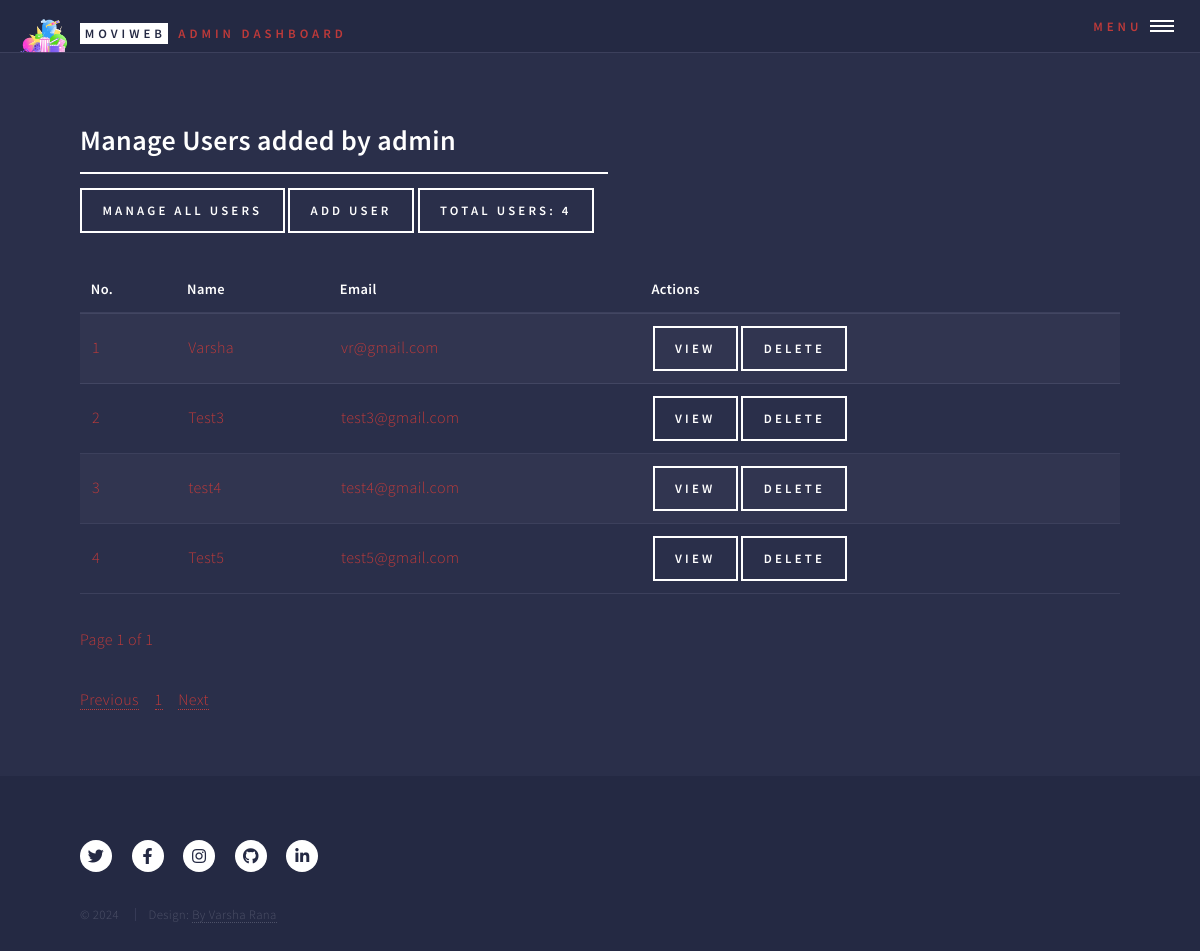
The app's page /admin/manage_users (signed in), older data.
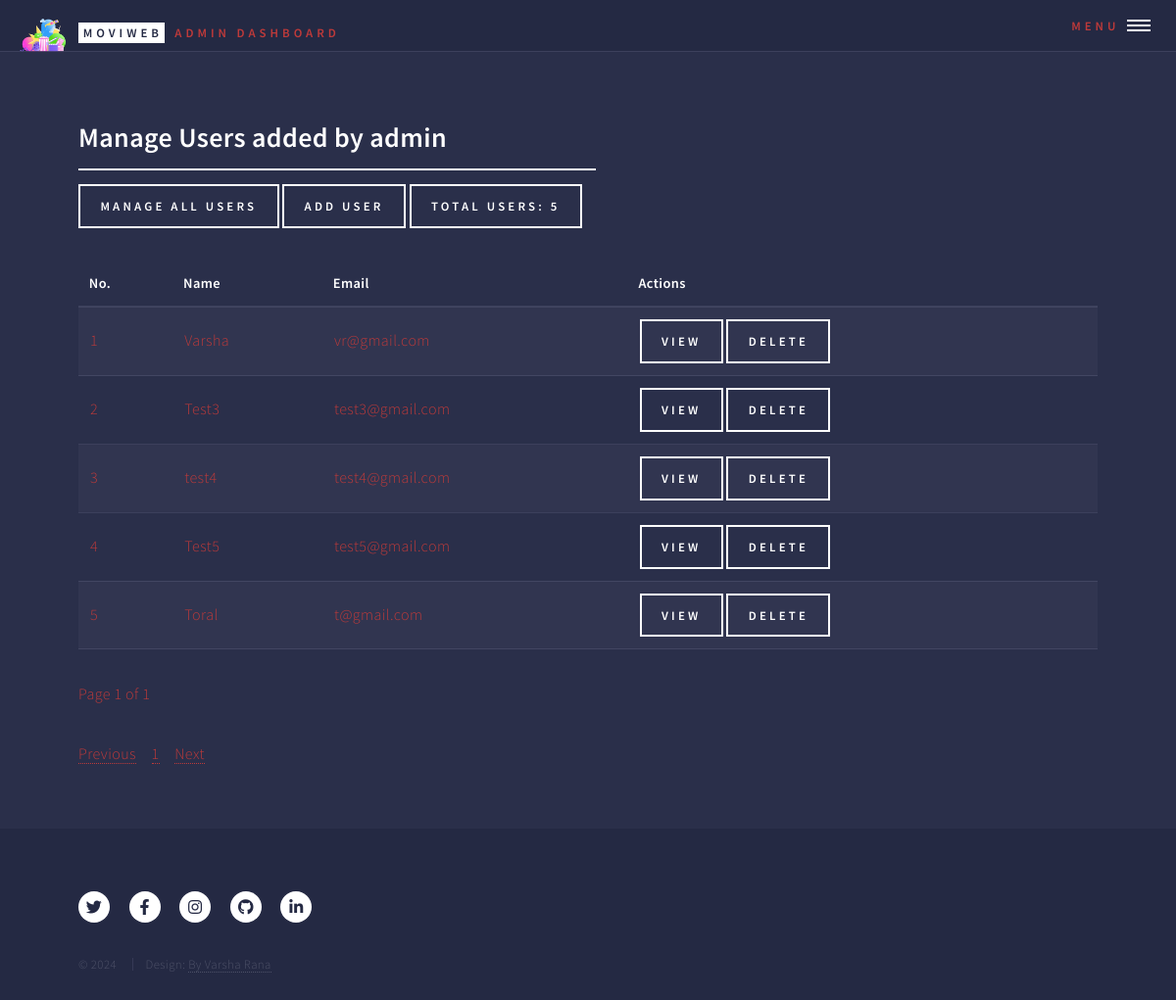
The same page, newer data.
### models.py (models this page shows, shortened)
class User(db.Model):
    __tablename__ = 'user'
    id = db.Column(db.Integer, primary_key=True)
    name = db.Column(db.String(100), nullable=False)
    email = db.Column(db.String(120), unique=True, nullable=False)
    password = db.Column(db.String(200), nullable=False)
    gender = db.Column(db.String(10), nullable=True)  # Optional field for gender
    profile_picture = db.Column(db.String(200), nullable=True)  # Optional field for profile picture URL
    password_update_date = db.Column(db.DateTime, nullable=True)
    join_date = db.Column(db.DateTime, default=db.func.current_timestamp())
    movies = db.relationship('Movie', backref='user', lazy=True)
    favorites = db.relationship('Favorite', back_populates='user', lazy=True)
    admin_id = db.Column(db.Integer, db.ForeignKey('admin.id'), nullable=True)

### blueprints/admin.py (the view)
@admin_bp.route('/manage_users')
def manage_users():
    if not admin_logged_in():
        return handle_not_logged_in()
    admin = admin_logged_in()
    if admin is None:
        return handle_invalid_admin()  # Handle case where admin is not logged in
    num_users = User.query.filter_by(admin_id=admin.id).count()
    num_movies = Movie.query.filter_by(admin_id=admin.id).count()
    page = request.args.get('page', 1, type=int)
    per_page = 5  # Set how many users to display per page
    users = User.query.filter_by(admin_id=admin.id).paginate(page=page, per_page=per_page)
    if request.headers.get('X-Requested-With') == 'XMLHttpRequest':
        return render_template('partials/manage_users_content.html', users=users)
    return render_template('manage_users.html',
                           num_users=num_users,
                           num_movies=num_movies,
                           users=users,
                           admin=admin)

### blueprints/common_fun.py (called while the page is built)
def admin_logged_in():
    admin_id = session.get('admin_id')
    if admin_id:
        return Admin.query.get(admin_id)  # This should return the Admin object or None
    return None

### templates/admin/manage_users.html (shortened to what this page needs)
<!DOCTYPE HTML>
<html>
<head>
    <link rel="stylesheet" href="../../static/css/main.css"/>
</head>
<body class="is-preload">
<div id="wrapper">
    <header id="header" class="alt">
        {% include 'partials/admin_header.html' %}
    </header>
    <div id="main">
        <section id="users">
            <div class="inner">
                <header class="major">
                    <h2>Manage Users added by {{ admin.name }} </h2>
                    <a href="{{ url_for('admin_bp.manage_all_users') }}" class="button">Manage All Users</a>
                    <a href="{{ url_for('admin_bp.add_user') }}" class="button">Add User</a>
                    <label class="button">Total Users: {{ num_users }}</label>
                </header>
                {% include 'partials/manage_users_content.html' %}
            </div>
        </section>
    </div>
    <footer id="footer">
        {% include 'partials/movie_web_app_footer.html' %}
    </footer>
</div>
</body>
</html>

### templates/partials/manage_users_content.html (shortened to what this page needs)
<div id="user-table-container">
    <table id="user-table">
        <thead>
        <tr>
            <th>No.</th>
            <th>Name</th>
            <th>Email</th>
            <th>Actions</th>
        </tr>
        </thead>
        <tbody>
        {% set start_no = (users.page - 1) * users.per_page + 1 %}
        {% for user in users.items %}
        <tr>
            <td>{{ start_no + loop.index0 }}</td>
            <td>{{ user.name }}</td>
            <td>{{ user.email }}</td>
            <td>
                <a href="{{ url_for('admin_bp.view_user', user_id=user.id) }}" class="button">View</a>
                <form action="{{ url_for('admin_bp.delete_user', user_id=user.id) }}" method="post" onsubmit="return confirmDeletion()"
                      style="display:inline;">
                    <input type="submit" value="Delete" class="button"/>
                </form>
            </td>
        </tr>
        {% endfor %}
        </tbody>
    </table>
    <p>Page {{ users.page }} of {{ users.pages }}</p>
</div>
<div id="pagination-container-users">
    <nav aria-label="Page navigation">
        <ul class="pagination">
            {% if users.has_prev %}
            <li class="page-item">
                <a class="page-link" href="{{ url_for('admin_bp.manage_users', page=users.prev_num) }}">Previous</a>
            </li>
            {% else %}
            <li class="page-item disabled">
                <a class="page-link" href="#">Previous</a>
            </li>
            {% endif %}
            {% for page_num in users.iter_pages() %}
            {% if page_num %}
            <li class="page-item {% if page_num == users.page %}active{% endif %}">
                <a class="page-link" href="{{ url_for('admin_bp.manage_users', page=page_num) }}">{{ page_num }}</a>
            </li>
            {% else %}
            <li class="page-item disabled">
                <a class="page-link" href="#">...</a>
            </li>
            {% endif %}
            {% endfor %}
            {% if users.has_next %}
            <li class="page-item">
                <a class="page-link" href="{{ url_for('admin_bp.manage_users', page=users.next_num) }}">Next</a>
            </li>
            {% else %}
            <li class="page-item disabled">
                <a class="page-link" href="#">Next</a>
            </li>
            {% endif %}
        </ul>
    </nav>
</div>

Row changes from the older to the newer data that the page shows:
added User: index0 "5", name "Toral", email "t@gmail.com"
Text that changed along with them:
{{ num_users }}: "4" → "5"
